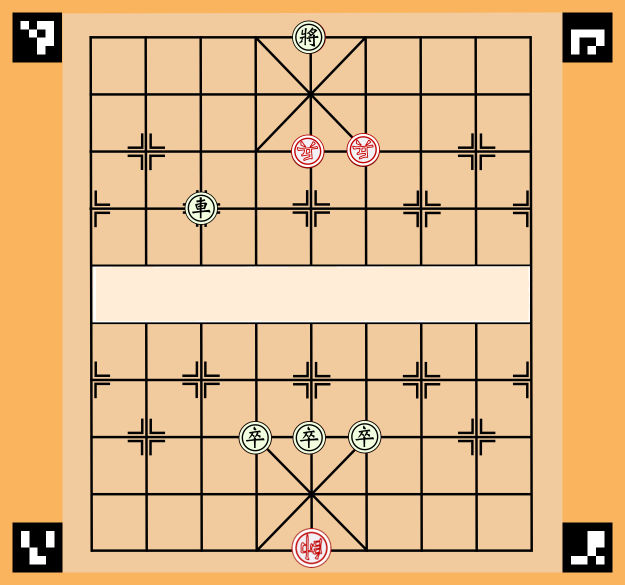
#> input picture Chinese_Chess_Program/test_board.png, 1250 x 1170 px (shown at 1/2 size); its folder holds only this picture in this run
$ python -i piece_detector.py   (imports and definitions only)
#> lines starting #> are read from the running program, lines starting #| are printed output that depends on the picture
### Chinese_Chess_Program/chessai/config.py
REFERENCE_ARUCO_IMAGE_PATH = "../Chinese_Chess_Program/data/board_with_aruco.png"
REFERENCE_BOARD_IMAGE_PATH = "../Chinese_Chess_Program/data/board.png"

CELL_CENTER_POSITIONS = [
    [[180, 72], [290, 72], [400, 72], [510, 72], [620, 72], [730, 72], [840, 72], [950, 72], [1060, 72]],
    [[180, 188], [290, 188], [400, 188], [510, 188], [620, 188], [730, 188], [840, 188], [950, 188], [1060, 188]],
    [[180, 304], [290, 304], [400, 304], [510, 304], [620, 304], [730, 304], [840, 304], [950, 304], [1060, 304]],
    [[180, 420], [290, 420], [400, 420], [510, 420], [620, 420], [730, 420], [840, 420], [950, 420], [1060, 420]],
    [[180, 536], [290, 536], [400, 536], [510, 536], [620, 536], [730, 536], [840, 536], [950, 536], [1060, 536]],
    [[180, 648], [290, 648], [400, 648], [510, 648], [620, 648], [730, 648], [840, 648], [950, 648], [1060, 648]],
    [[180, 764], [290, 764], [400, 764], [510, 764], [620, 764], [730, 764], [840, 764], [950, 764], [1060, 764]],
    [[180, 876], [290, 876], [400, 876], [510, 876], [620, 876], [730, 876], [840, 876], [950, 876], [1060, 876]],
    [[180, 992], [290, 992], [400, 992], [510, 992], [620, 992], [730, 992], [840, 992], [950, 992], [1060, 992]],
    [[180, 1100], [290, 1100], [400, 1100], [510, 1100], [620, 1100], [730, 1100], [840, 1100], [950, 1100], [1060, 1100]],
]
CELL_PADDED_WIDTH = 50
half_padded = int(CELL_PADDED_WIDTH / 2)
CELL_RECTANGLES = []
for row in CELL_CENTER_POSITIONS:
    for p in row:
        CELL_RECTANGLES.append(
            [
                p[0] - half_padded, p[1] - half_padded, p[0] + half_padded, p[1] + half_padded,
            ]
        )


PIECE_DETECTION_MODEL_PATH = "../Chinese_Chess_Program/data/dnn/chessai-det.onnx"
PIECE_DETECTION_CLASS_NAMES_PATH = "../Chinese_Chess_Program/data/dnn/chessai-det.names"

### Chinese_Chess_Program/chessai/piece_detector.py
import cv2
import numpy as np

from chessai.common import *
from chessai.config import *
from chessai.dnn.yolox import YOLOXObjectDetector


class PieceDetector:
    def __init__(self, model_path=None, class_names_path=None, class_names=None, score_thr=0.3, with_p6=False):
        if not class_names_path and not class_names:
            raise ValueError("Either `class_names_path` or `class_names` must be provided")
        if class_names_path:
            with open(class_names_path, "rt") as f:
                self.class_names = f.read().rstrip("\n").split("\n")
        else:
            self.class_names = class_names
        self.model = YOLOXObjectDetector(
            model_path,
            class_names=self.class_names,
            p6=with_p6,
            conf_threshold=score_thr,
        )

    # [62 lines left out: functions iou, is_red_piece, detect, not called in this run]

>>> import cv2
>>> picture = cv2.imread('../test_board.png', cv2.IMREAD_GRAYSCALE)
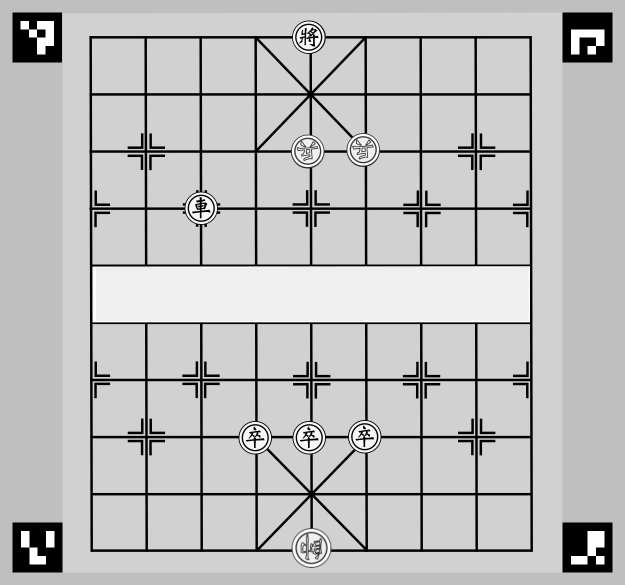
#> picture: shape (1170, 1250) (shown at 1/2 size); min 0, max 255, mean 188.8
>>> result = PieceDetector().is_red_piece(picture)
#> (the run stopped early here; a loop or call above may not have finished)
